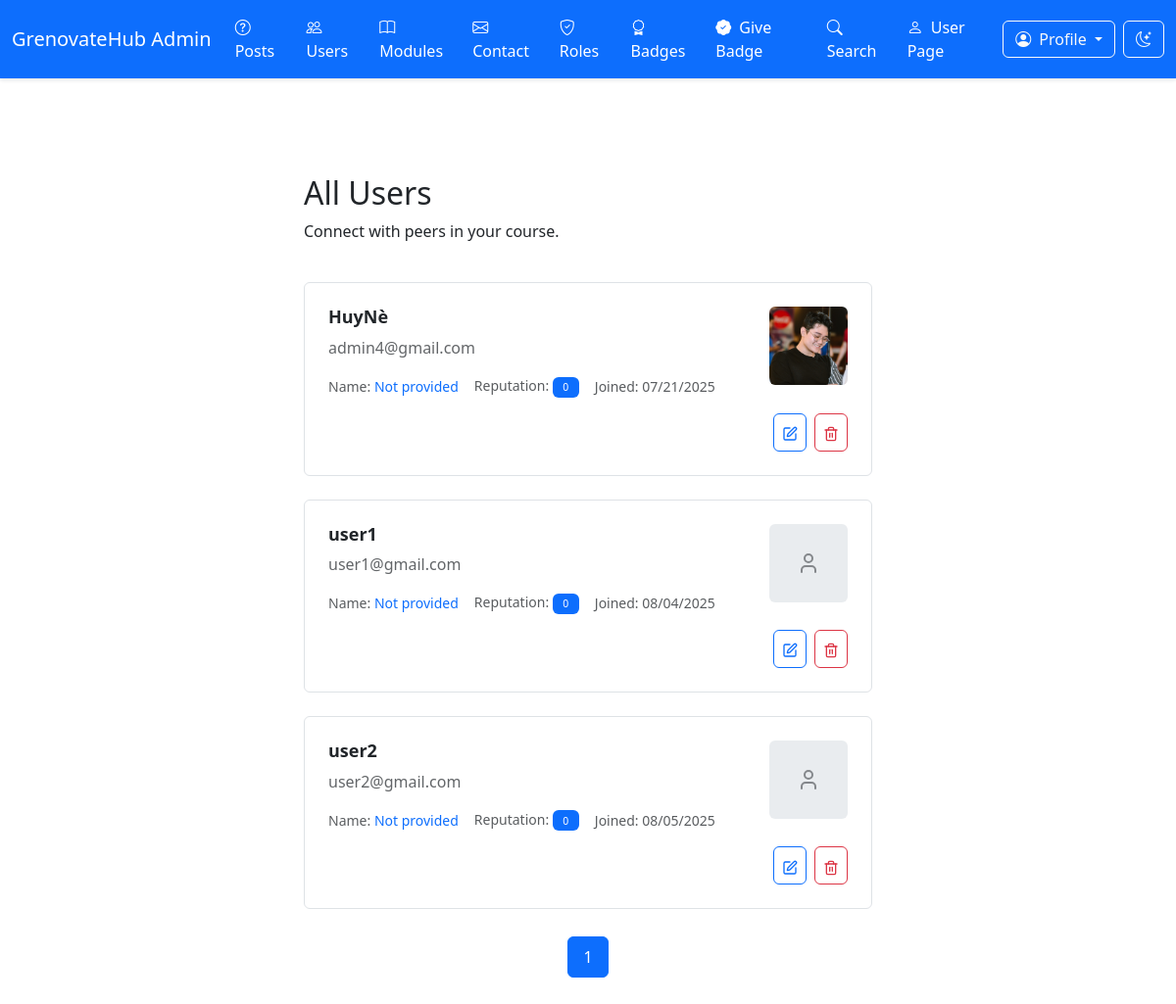
Screenshot of /web1-project-final/admin/show_users.php (signed in) with the database file from the repository.
### tables this page shows
CREATE TABLE `users` (
  `ID` bigint(20) NOT NULL,
  `Username` varchar(50) NOT NULL,
  `Password` varchar(255) NOT NULL,
  `Email` varchar(100) NOT NULL,
  `Name` varchar(100) DEFAULT NULL,
  `ProfilePicture` varchar(255) DEFAULT NULL,
  `Reputation` bigint(20) DEFAULT 0,
  `DateJoined` timestamp NOT NULL DEFAULT current_timestamp(),
  `About` text DEFAULT NULL
);

### web1-project-final/admin/show_users.php (called while the page is built, shortened)
<?php
include_once '../includes/DatabaseConnection.php';
include_once '../includes/DatabaseFunction.php';
try {
    $perPage = 8;
    $page = isset($_GET['page']) && is_numeric($_GET['page']) ? (int)$_GET['page'] : 1;
    $offset = ($page - 1) * $perPage;
    $users = getPaginatedUsers($pdo, $perPage, $offset);
    $totalUsers = countAllUsers($pdo);
    $totalPages = ceil($totalUsers / $perPage);
    include 'templates/show_users.html.php';
} catch (Exception $e) {
    $title = 'An error has occurred';
    $output = 'Error: ' . $e->getMessage();
}
include 'templates/layout.html.php';
?>

### web1-project-final/includes/DatabaseFunction.php (called while the page is built, shortened)
<?php
function query($pdo, $sql, $parameters = []) {
    $query = $pdo->prepare($sql);
    foreach ($parameters as $key => $value) {
        if (is_int($value)) {
            $query->bindValue($key, $value, PDO::PARAM_INT);
        } else if (is_bool($value)) {
            $query->bindValue($key, $value, PDO::PARAM_BOOL);
        } else if (is_null($value)) {
            $query->bindValue($key, $value, PDO::PARAM_NULL);
        } else {
            $query->bindValue($key, $value, PDO::PARAM_STR);
        }
    }
    $query->execute();
    return $query;
}
function fetchAll($pdo, $sql, $parameters = []) {
    $query = query($pdo, $sql, $parameters);
    return $query->fetchAll(PDO::FETCH_ASSOC);
}
function fetchColumn($pdo, $sql, $parameters = []) {
    $query = query($pdo, $sql, $parameters);
    return $query->fetchColumn();
}
function getPaginatedUsers($pdo, $limit, $offset) {
    $sql = 'SELECT u.ID AS id, u.Username AS username, u.Email AS email, u.ProfilePicture AS `image`,u.DateJoined AS date_joined
            FROM users u
            ORDER BY u.Username ASC
            LIMIT :limit OFFSET :offset';
    return fetchAll($pdo, $sql, [':limit' => $limit, ':offset' => $offset]);
}
function countAllUsers($pdo) {
    return fetchColumn($pdo, "SELECT COUNT(*) FROM users");
}

### web1-project-final/admin/templates/show_users.html.php (the view, shortened to what this page needs)
<div class="container mt-4">
    <div class="row mb-4">
        <div class="col-12">
            <div class="d-flex justify-content-between align-items-center">
                <h2>All Users</h2>
            </div>
            <p>Connect with peers in your course.</p>
        </div>
    </div>
    <?php foreach ($users as $user): ?>
        <div class="row mb-4">
            <div class="col-12">
                <div class="card h-100" style="border: 1px solid var(--border); border-radius: var(--radius); transition: transform 0.2s;">
                    <div class="card-body p-4">
                        <div class="d-flex justify-content-between align-items-start mb-3">
                            <div class="flex-1">
                                <h5 class="card-title" style="font-size: 1.125rem; font-weight: 600; color: var(--card-foreground); margin-bottom: 0.5rem;">
                                    <?php echo htmlspecialchars($user['username']); ?>
                                </h5>
                                <p class="card-text mb-3" style="color: var(--foreground); opacity: 0.7; display: -webkit-box; -webkit-line-clamp: 3; -webkit-box-orient: vertical; overflow: hidden;">
                                    <?php echo htmlspecialchars($user['email']); ?>
                                </p>
                                <div class="d-flex align-items-center text-muted fs-body2" style="font-size: 0.875rem;">
                                    <span class="me-3">Name: <span class="font-weight-bold text-primary"><?php echo htmlspecialchars($user['name'] ?? 'Not provided'); ?></span></span>
                                    <span class="me-3">Reputation: <span class="font-weight-bold badge bg-primary"><?php echo htmlspecialchars($user['reputation'] ?? 0); ?></span></span>
                                    <span>Joined: <?php echo htmlspecialchars(date('m/d/Y', strtotime($user['date_joined']))); ?></span>
                                </div>
                            </div>
                            <div class="ms-3 flex-shrink-0">
                                <div style="width: 80px; height: 80px; background: var(--accent); border-radius: var(--radius); display: flex; align-items: center; justify-content: center;">
                                    <?php if (!empty($user['image'])): ?>
                                        <img src="../upload/uploads/<?php echo htmlspecialchars($user['image']); ?>" alt="User Profile Picture" style="width: 80px; height: 80px; object-fit: cover; border-radius: var(--radius);">
                                    <?php endif; ?>
                                </div>
                            </div>
                        </div>
                        <div class="d-flex justify-content-end gap-2">
                            <form action="edit_user_info.php" method="GET" class="d-inline">
                                <button type="submit" class="btn btn-sm btn-outline-primary" style="padding: 0.5rem; border-radius: var(--radius);" aria-label="Edit user">
                                </button>
                            </form>
                            <form action="delete_user.php" method="POST" class="d-inline">
                                <button type="submit" class="btn btn-sm btn-outline-danger" style="padding: 0.5rem; border-radius: var(--radius);" aria-label="Delete user">
                                </button>
                            </form>
                        </div>
                    </div>
                </div>
            </div>
        </div>
    <?php endforeach; ?>
    <div class="mt-4" style="text-align: center; margin-top: 20px;">
        <?php for ($i = 1; $i <= $totalPages; $i++): ?>
            <a
                href="?page=<?= $i ?>"
                class="btn btn-outline <?= $i == $page ? 'btn-primary' : '' ?>"
                style="margin: 4px;"
            ><?= $i ?></a>
        <?php endfor; ?>
    </div>
</div>

### web1-project-final/admin/index_admin.css (style rules this page uses)
:root { --primary: #0d6efd; --primary-foreground: #ffffff; --secondary: #6c757d; --secondary-foreground: #ffffff; --accent: #e9ecef; --accent-foreground: #212529; --background: #ffffff; --foreground: #212529; --card: #ffffff; --card-foreground: #212529; --border: #dee2e6; --input: #dee2e6; --ring: #0d6efd; --radius: 0.375rem; --font-family: system-ui, -apple-system, "Segoe UI", Roboto; }
body { font-family: var(--font-family); background-color: var(--background); color: var(--foreground); }
.card { background-color: var(--card); color: var(--card-foreground); border-color: var(--border); transition: transform 0.2s; }
.btn { border-radius: var(--radius); }
.badge { font-weight: 500; padding: 0.5em 1em; }
.card-title { font-weight: 600; font-size: 1.045rem; white-space: nowrap; overflow: hidden; text-overflow: ellipsis; }
.card-text { display: -webkit-box; -webkit-line-clamp: 3; -webkit-box-orient: vertical; overflow: hidden; text-overflow: ellipsis; }
.btn-outline { background: none; border: 1px solid var(--primary); color: var(--primary); border-radius: var(--radius); padding: 7.6px 15.2px; }
.container { max-width: 85vh; margin: 0 auto; padding: 25px; }
.btn-primary { background: var(--primary); color: var(--primary-foreground); border: 1px solid var(--primary); }
.fs-body2 { font-size: 0.95rem; }
div a { text-decoration: none !important; }

### rows the page displays
users: Username "HuyNè", Email "admin4@gmail.com", name "Not provided", reputation "0", DateJoined "07/21/2025", ProfilePicture (picture)
users: Username "user1", Email "user1@gmail.com", name "Not provided", reputation "0", DateJoined "08/04/2025"
users: Username "user2", Email "user2@gmail.com", name "Not provided", reputation "0", DateJoined "08/05/2025"
